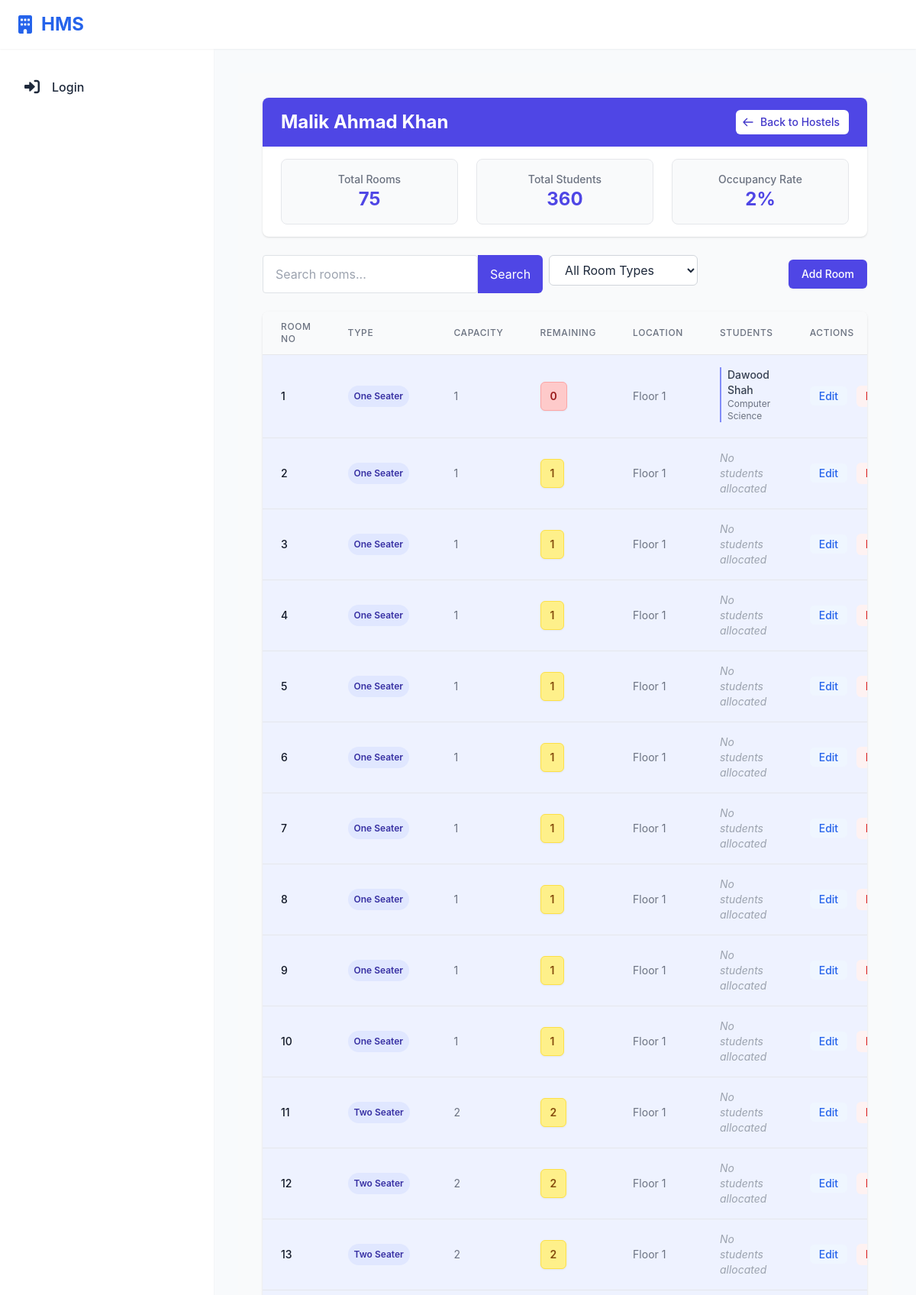
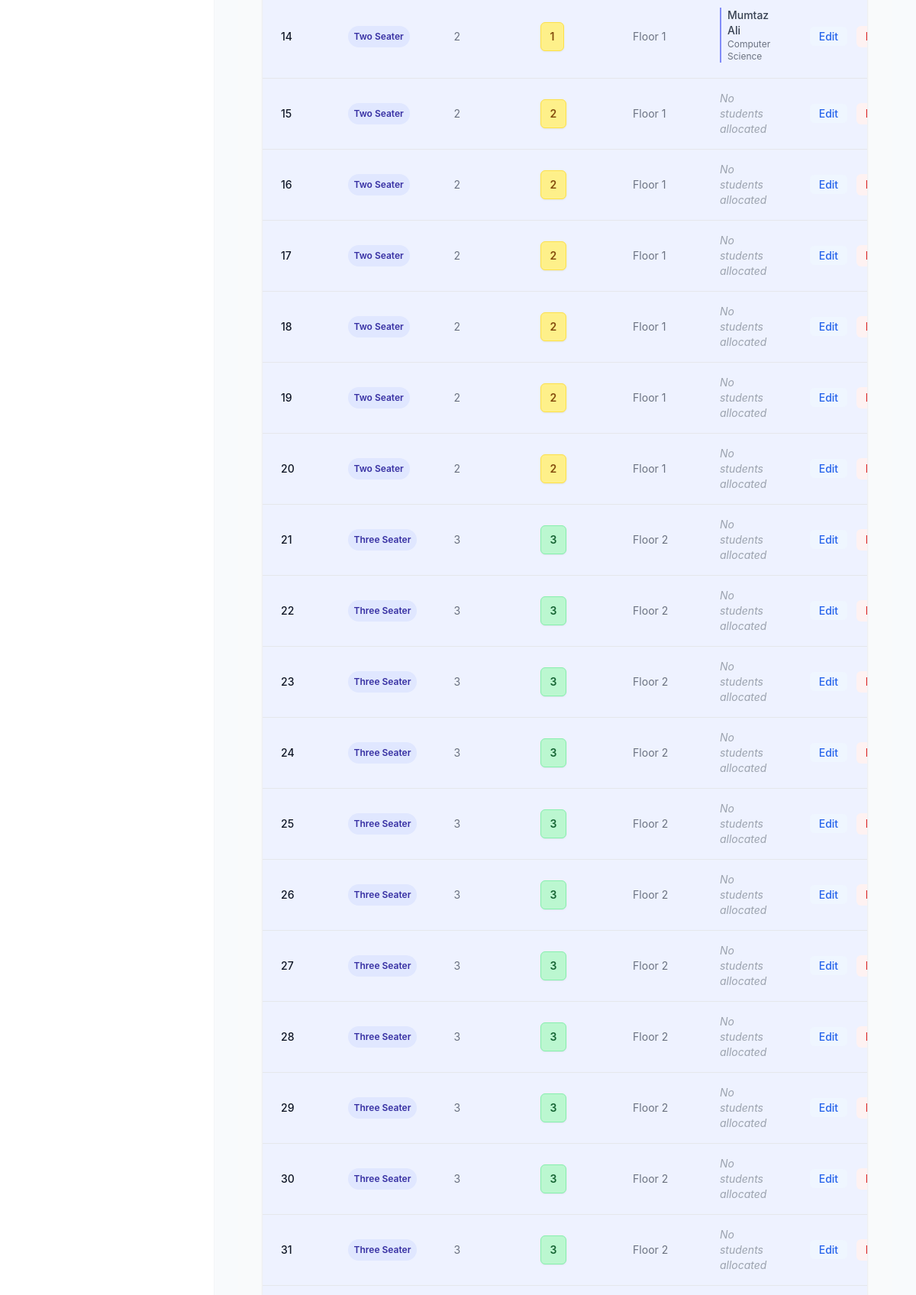
The page /hostel/hostels/34/rooms/ (upper part) on the database its author committed (2 pictures, top to bottom).
### hostel/models.py (models this page shows, shortened)
class Hostel(models.Model):
    Hostel_ID = models.AutoField(primary_key=True)
    Hostel_Name = models.CharField(max_length=255, unique=True)
    No_Of_Rooms = models.IntegerField(default=0)
    No_Of_Students = models.IntegerField(default=0)
    One_Seater_Rooms = models.IntegerField(default=0)
    Two_Seater_Rooms = models.IntegerField(default=0)
    Three_Seater_Rooms = models.IntegerField(default=0)
    Four_Seater_Rooms = models.IntegerField(default=0)
    Five_Seater_Rooms = models.IntegerField(default=0)
    Six_Seater_Rooms = models.IntegerField(default=0)
    Seven_Seater_Rooms = models.IntegerField(default=0)
    Eight_Seater_Rooms = models.IntegerField(default=0)
    Nine_Seater_Rooms = models.IntegerField(default=0)
    Ten_Seater_Rooms = models.IntegerField(default=0)
    One_Seater_Price = models.DecimalField(max_digits=10, decimal_places=2, default=0)
    Two_Seater_Price = models.DecimalField(max_digits=10, decimal_places=2, default=0)
    Three_Seater_Price = models.DecimalField(max_digits=10, decimal_places=2, default=0)
    Four_Seater_Price = models.DecimalField(max_digits=10, decimal_places=2, default=0)
    Five_Seater_Price = models.DecimalField(max_digits=10, decimal_places=2, default=0)
    Six_Seater_Price = models.DecimalField(max_digits=10, decimal_places=2, default=0)
    Seven_Seater_Price = models.DecimalField(max_digits=10, decimal_places=2, default=0)
    Eight_Seater_Price = models.DecimalField(max_digits=10, decimal_places=2, default=0)
    Nine_Seater_Price = models.DecimalField(max_digits=10, decimal_places=2, default=0)
    Ten_Seater_Price = models.DecimalField(max_digits=10, decimal_places=2, default=0)

class Room(models.Model):
    Room_ID = models.AutoField(primary_key=True)
    Room_Type = models.CharField(max_length=20)
    Capacity = models.IntegerField()
    Location = models.CharField(max_length=100)
    Room_No = models.CharField(max_length=10, unique=True)
    Floor_No = models.IntegerField()
    Students_Alloted = models.IntegerField(default=0)
    Hostel_ID = models.ForeignKey('Hostel', on_delete=models.CASCADE)
    room_type_info = models.ForeignKey('RoomType', on_delete=models.SET_NULL, null=True)
    Price = models.DecimalField(max_digits=10, decimal_places=2, default=0)  # Add price field with default value 0
    is_available = models.BooleanField(default=True)  # Room availability status
    @property
    def remaining_capacity(self):
        return self.Capacity - self.Students_Alloted

class Student(models.Model):
    Room_ID = models.ForeignKey(Room, on_delete=models.SET_NULL, null=True, related_name="students")
    Hostel_ID = models.ForeignKey(Hostel, on_delete=models.SET_NULL, null=True)
    PAYMENT_STATUS_CHOICES = [
        ('NOT_PAID', 'Not Paid'),
        ('PARTIALLY_PAID', 'Partially Paid'),
        ('FULLY_PAID', 'Fully Paid'),
    ]
    Student_ID = models.AutoField(primary_key=True)
    Registration_Number = models.CharField(max_length=20, unique=True, null=True, blank=True)
    user = models.OneToOneField(User, on_delete=models.CASCADE, null=True)
    profile_picture = models.ImageField(upload_to='student_profiles/', null=True, blank=True)
    F_Name = models.CharField(max_length=50)
    L_Name = models.CharField(max_length=50)
    Contact_Info = models.CharField(max_length=100)
    Address = models.TextField()
    Department = models.CharField(max_length=100)
    FatherName = models.CharField(max_length=50)
    fee_status = models.CharField(max_length=20, choices=PAYMENT_STATUS_CHOICES, default='NOT_PAID')
    total_paid_amount = models.DecimalField(max_digits=10, decimal_places=2, default=0)
    room_price = models.DecimalField(max_digits=10, decimal_places=2, default=0)
    total_fee = models.DecimalField(max_digits=10, decimal_places=2, default=0)  # Added for storing total fee
    paid_installment_count = models.IntegerField(default=0)  # Added missing field

### hostel/views.py (the view, shortened to what this page needs)
# urls.py: path('hostels/<int:hostel_id>/rooms/', views.view_hostel_rooms, name='view_hostel_rooms'),
def view_hostel_rooms(request, hostel_id):
    hostel = get_object_or_404(Hostel, Hostel_ID=hostel_id)
    rooms_count = Room.objects.filter(Hostel_ID=hostel).count()
    word_to_number = {
        'One': 1,
        'Two': 2,
        'Three': 3,
        'Four': 4,
        'Five': 5,
        'Six': 6,
        'Seven': 7,
        'Eight': 8,
        'Nine': 9,
        'Ten': 10
    }
    search_query = request.GET.get('search', '')
    selected_room_type = request.GET.get('room_type', '')
    rooms = Room.objects.filter(Hostel_ID=hostel).prefetch_related('students')
    if selected_room_type:
        rooms = rooms.filter(Room_Type__icontains=selected_room_type)
    if search_query:
        rooms = rooms.filter(
            Q(Room_No__icontains=search_query) |
            Q(Room_Type__icontains=search_query) |
            Q(Location__icontains=search_query)
        )
    for room in rooms:
        room.allocated_students = room.students.all().values(
            'Student_ID',
            'F_Name',
            'L_Name',
            'Department',
            'fee_status'
        )
        students_count = room.students.count()
        if room.Students_Alloted != students_count:
            room.Students_Alloted = students_count
            room.save()
    room_counts = []
    room_types = {}
    for room in rooms:
        if room.Room_Type in room_types:
            room_types[room.Room_Type] += 1
        else:
            room_types[room.Room_Type] = 1
    total_rooms = rooms.count()  # Use actual count instead of hostel.No_Of_Rooms
    if total_rooms > 0:
        for room_type, count in room_types.items():
            percentage = (count / total_rooms) * 100
            room_counts.append({
                'type': room_type,
                'count': count,
                'percentage': percentage
            })
    room_counts.sort(key=lambda x: x['type'])
    total_capacity = sum(room.Capacity for room in rooms)
    hostel.capacity = total_capacity
    actual_students_count = sum(room.students.count() for room in rooms)
    if total_capacity > 0:
        hostel.occupancy_rate = min(100, (actual_students_count / total_capacity) * 100)
    else:
        hostel.occupancy_rate = 0
    context = {
        'hostel': hostel,
        'rooms': rooms,
        'search_query': search_query,
        'room_counts': room_counts,
        'has_no_rooms': rooms_count == 0,
        'selected_room_type': selected_room_type,
        'actual_students_count': actual_students_count,
    }
    return render(request, 'hostel_management/view_hostel_rooms.html', context)

### hostel/templates/hostel_management/view_hostel_rooms.html (shortened to what this page needs)
{% extends 'base.html' %}
{% block content %}
<div class="bg-gray-50 min-h-screen py-8">
    <div class="max-w-7xl mx-auto px-4 sm:px-6 lg:px-8">
        <div class="bg-white shadow rounded-lg mb-6 overflow-hidden">
            <div class="bg-indigo-600 px-6 py-4">
                <div class="flex justify-between items-center">
                    <h1 class="text-2xl font-bold text-white">{{ hostel.Hostel_Name }}</h1>
                    <a href="{% url 'list_hostels' %}" class="inline-flex items-center px-3 py-1.5 bg-white text-indigo-700 rounded-md hover:bg-indigo-50 text-sm font-medium transition-colors duration-150">
                        <svg class="-ml-1 mr-2 h-4 w-4" xmlns="http://www.w3.org/2000/svg" fill="none" viewBox="0 0 24 24" stroke="currentColor">
                            <path stroke-linecap="round" stroke-linejoin="round" stroke-width="2" d="M10 19l-7-7m0 0l7-7m-7 7h18" />
                        </svg>
                        Back to Hostels
                    </a>
                </div>
            </div>
            <div class="px-6 py-4">
                <div class="grid grid-cols-1 md:grid-cols-3 gap-6">
                    <div class="bg-gray-50 rounded-lg p-4 border border-gray-200 text-center">
                        <span class="block text-sm font-medium text-gray-500">Total Rooms</span>
                        <p class="text-2xl font-bold text-indigo-600">{{ hostel.No_Of_Rooms }}</p>
                    </div>
                    <div class="bg-gray-50 rounded-lg p-4 border border-gray-200 text-center">
                        <span class="block text-sm font-medium text-gray-500">Total Students</span>
                        <p class="text-2xl font-bold text-indigo-600">{{ hostel.No_Of_Students }}</p>
                    </div>
                    <div class="bg-gray-50 rounded-lg p-4 border border-gray-200 text-center">
                        <span class="block text-sm font-medium text-gray-500">Occupancy Rate</span>
                        <p class="text-2xl font-bold text-indigo-600">
                            {% if hostel.capacity > 0 %}
                                {{ hostel.occupancy_rate|floatformat:0 }}%
                            {% else %}
                                0%
                            {% endif %}
                        </p>
                    </div>
                </div>
            </div>
        </div>
        <div class="flex justify-between items-center mb-6">
            <div class="flex space-x-2">
                <form method="GET" class="flex">
                    <input type="text" name="search" placeholder="Search rooms..."
                           class="px-4 py-2 border border-gray-300 rounded-l-md focus:outline-none focus:ring-2 focus:ring-indigo-500 focus:border-indigo-500"
                           value="{{ search_query }}">
                    <button type="submit" class="px-4 py-2 bg-indigo-600 text-white rounded-r-md hover:bg-indigo-700 focus:outline-none focus:ring-2 focus:ring-indigo-500 focus:ring-offset-2">
                        Search
                    </button>
                </form>
                <div class="relative">
                    <select id="room-type-filter" name="room_type"
                            class="block w-full px-4 py-2 pr-10 bg-white border border-gray-300 rounded-md focus:outline-none focus:ring-2 focus:ring-indigo-500 focus:border-indigo-500">
                        <option value="">All Room Types</option>
                    </select>
                </div>
            </div>
            <div class="flex gap-2">
                <a href="{% url 'add_room' %}?hostel={{ hostel.Hostel_ID }}"
                   class="inline-flex items-center px-4 py-2 bg-indigo-600 border border-transparent rounded-md shadow-sm text-sm font-medium text-white hover:bg-indigo-700 focus:outline-none focus:ring-2 focus:ring-offset-2 focus:ring-indigo-500 transition duration-150 ease-in-out">
                    Add Room
                </a>
            </div>
        </div>
        <div class="bg-white shadow overflow-hidden sm:rounded-lg">
            <div class="overflow-x-auto">
                <table class="min-w-full divide-y divide-gray-200">
                    <thead class="bg-gray-50">
                        <tr>
                            <th scope="col" class="px-6 py-3 text-left text-xs font-medium text-gray-500 uppercase tracking-wider">Room No</th>
                            <th scope="col" class="px-6 py-3 text-left text-xs font-medium text-gray-500 uppercase tracking-wider">Type</th>
                            <th scope="col" class="px-6 py-3 text-left text-xs font-medium text-gray-500 uppercase tracking-wider">Capacity</th>
                            <th scope="col" class="px-6 py-3 text-left text-xs font-medium text-gray-500 uppercase tracking-wider">Remaining</th>
                            <th scope="col" class="px-6 py-3 text-left text-xs font-medium text-gray-500 uppercase tracking-wider">Location</th>
                            <th scope="col" class="px-6 py-3 text-left text-xs font-medium text-gray-500 uppercase tracking-wider">Students</th>
                            <th scope="col" class="px-6 py-3 text-left text-xs font-medium text-gray-500 uppercase tracking-wider">Actions</th>
                        </tr>
                    </thead>
                    <tbody class="bg-white divide-y divide-gray-200">
                        {% for room in rooms %}
                        <tr class="hover:bg-gray-50 transition-colors duration-150 {% if search_query and search_query in room.Room_No or search_query in room.Room_Type or search_query in room.Location %}bg-indigo-50{% endif %}" data-room-type="{{ room.Room_Type }}">
                            <td class="px-6 py-4 whitespace-nowrap text-sm font-medium text-gray-900">{{ room.Room_No }}</td>
                            <td class="px-6 py-4 whitespace-nowrap">
                                <span class="px-2 py-1 inline-flex text-xs leading-5 font-semibold rounded-full bg-indigo-100 text-indigo-800">
                                    {{ room.Room_Type }}
                                </span>
                            </td>
                            <td class="px-6 py-4 whitespace-nowrap text-sm text-gray-500">{{ room.Capacity }}</td>
                            <td class="px-6 py-4 whitespace-nowrap">
                                <span class="px-3 py-2 inline-flex text-sm leading-5 font-semibold rounded-md shadow-sm border
                                    {% if room.remaining_capacity == 0 %}
                                    bg-red-200 text-red-800 border-red-300
                                    {% elif room.remaining_capacity <= 2 %}
                                    bg-yellow-200 text-yellow-800 border-yellow-300
                                    {% else %}
                                    bg-green-200 text-green-800 border-green-300
                                    {% endif %}">
                                    {{ room.remaining_capacity }}
                                </span>
                            </td>
                            <td class="px-6 py-4 whitespace-nowrap text-sm text-gray-500">{{ room.Location }}</td>
                            <td class="px-6 py-4 text-sm text-gray-500">
                                <div class="max-h-20 overflow-y-auto">
                                    {% for student in room.allocated_students %}
                                    <div class="mb-1 border-l-2 border-indigo-400 pl-2">
                                        <div class="font-medium text-gray-700">{{ student.F_Name }} {{ student.L_Name }}</div>
                                        <div class="text-xs text-gray-500">{{ student.Department }}</div>
                                    </div>
                                    {% empty %}
                                    <span class="text-gray-400 italic">No students allocated</span>
                                    {% endfor %}
                                </div>
                            </td>
                            <td class="px-6 py-4 whitespace-nowrap text-sm font-medium space-x-2">
                                <a href="{% url 'edit_room' room.Room_ID %}" class="text-blue-600 hover:text-blue-900 bg-blue-50 hover:bg-blue-100 px-3 py-1 rounded-md transition-colors duration-150">Edit</a>
                                <form action="{% url 'delete_room' room.Room_ID %}" method="post" class="inline">
                                    <button type="submit" class="text-red-600 hover:text-red-900 bg-red-50 hover:bg-red-100 px-3 py-1 rounded-md transition-colors duration-150"
                                            onclick="return confirm('Are you sure you want to delete this room?')">
                                    </button>
                                </form>
                            </td>
                        </tr>
                        {% endfor %}
                    </tbody>
                </table>
            </div>
        </div>
    </div>
</div>
{% endblock %}

### rows shown on the page
Hostel: Hostel_Name "Malik Ahmad Khan", No_Of_Rooms "75", No_Of_Students "360", occupancy_rate "2"
Room: Room_No "1", Room_Type "One Seater", Capacity "1", remaining_capacity "0", Location "Floor 1"
Student: F_Name "Dawood", L_Name "Shah", Department "Computer Science"
Room: Room_No "2", Room_Type "One Seater", Capacity "1", remaining_capacity "1", Location "Floor 1"
Room: Room_No "3", Room_Type "One Seater", Capacity "1", remaining_capacity "1", Location "Floor 1"
Room: Room_No "4", Room_Type "One Seater", Capacity "1", remaining_capacity "1", Location "Floor 1"
Room: Room_No "5", Room_Type "One Seater", Capacity "1", remaining_capacity "1", Location "Floor 1"
Room: Room_No "6", Room_Type "One Seater", Capacity "1", remaining_capacity "1", Location "Floor 1"
Room: Room_No "7", Room_Type "One Seater", Capacity "1", remaining_capacity "1", Location "Floor 1"
Room: Room_No "8", Room_Type "One Seater", Capacity "1", remaining_capacity "1", Location "Floor 1"
Room: Room_No "9", Room_Type "One Seater", Capacity "1", remaining_capacity "1", Location "Floor 1"
Room: Room_No "10", Room_Type "One Seater", Capacity "1", remaining_capacity "1", Location "Floor 1"
Room: Room_No "11", Room_Type "Two Seater", Capacity "2", remaining_capacity "2", Location "Floor 1"
Room: Room_No "12", Room_Type "Two Seater", Capacity "2", remaining_capacity "2", Location "Floor 1"
Room: Room_No "13", Room_Type "Two Seater", Capacity "2", remaining_capacity "2", Location "Floor 1"
Room: Room_No "14", Room_Type "Two Seater", Capacity "2", remaining_capacity "1", Location "Floor 1"
Student: F_Name "Mumtaz", L_Name "Ali", Department "Computer Science"
Room: Room_No "15", Room_Type "Two Seater", Capacity "2", remaining_capacity "2", Location "Floor 1"
Room: Room_No "16", Room_Type "Two Seater", Capacity "2", remaining_capacity "2", Location "Floor 1"
Room: Room_No "17", Room_Type "Two Seater", Capacity "2", remaining_capacity "2", Location "Floor 1"
Room: Room_No "18", Room_Type "Two Seater", Capacity "2", remaining_capacity "2", Location "Floor 1"
Room: Room_No "19", Room_Type "Two Seater", Capacity "2", remaining_capacity "2", Location "Floor 1"
Room: Room_No "20", Room_Type "Two Seater", Capacity "2", remaining_capacity "2", Location "Floor 1"
Room: Room_No "21", Room_Type "Three Seater", Capacity "3", remaining_capacity "3", Location "Floor 2"
Room: Room_No "22", Room_Type "Three Seater", Capacity "3", remaining_capacity "3", Location "Floor 2"
Room: Room_No "23", Room_Type "Three Seater", Capacity "3", remaining_capacity "3", Location "Floor 2"
Room: Room_No "24", Room_Type "Three Seater", Capacity "3", remaining_capacity "3", Location "Floor 2"
Room: Room_No "25", Room_Type "Three Seater", Capacity "3", remaining_capacity "3", Location "Floor 2"
Room: Room_No "26", Room_Type "Three Seater", Capacity "3", remaining_capacity "3", Location "Floor 2"
Room: Room_No "27", Room_Type "Three Seater", Capacity "3", remaining_capacity "3", Location "Floor 2"
Room: Room_No "28", Room_Type "Three Seater", Capacity "3", remaining_capacity "3", Location "Floor 2"
Room: Room_No "29", Room_Type "Three Seater", Capacity "3", remaining_capacity "3", Location "Floor 2"
Room: Room_No "30", Room_Type "Three Seater", Capacity "3", remaining_capacity "3", Location "Floor 2"
Room: Room_No "31", Room_Type "Three Seater", Capacity "3", remaining_capacity "3", Location "Floor 2"
